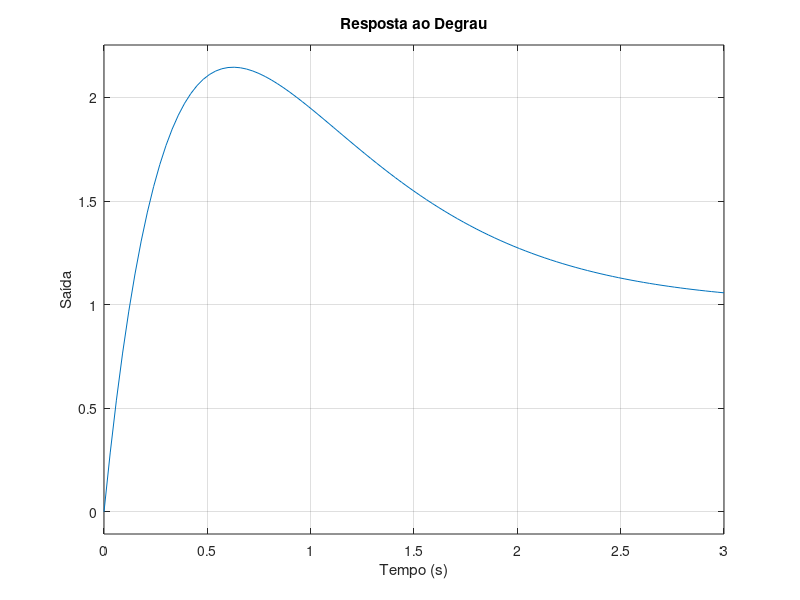
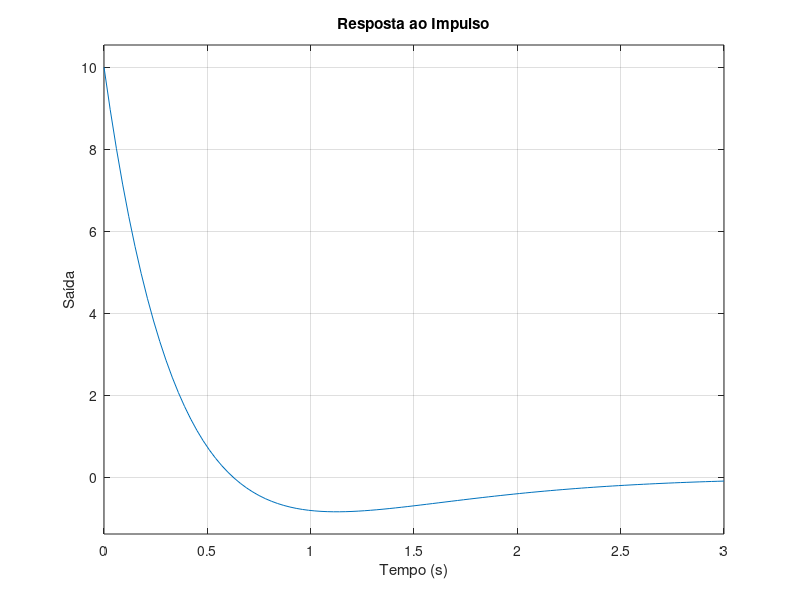

MATLAB code for these plots, in order:
clc; clear;

% Sistema
num = [0 10 4];
den = [1 4 4];

sys = tf(num, den);

% Resposta ao degrau
figure(1);
step(sys);
title('Resposta ao Degrau');
xlabel('Tempo (s)');
ylabel('Saída');
grid on;

% Resposta ao impulso
figure(2);
impulse(sys);
title('Resposta ao Impulso');
xlabel('Tempo (s)');
ylabel('Saída');
grid on;